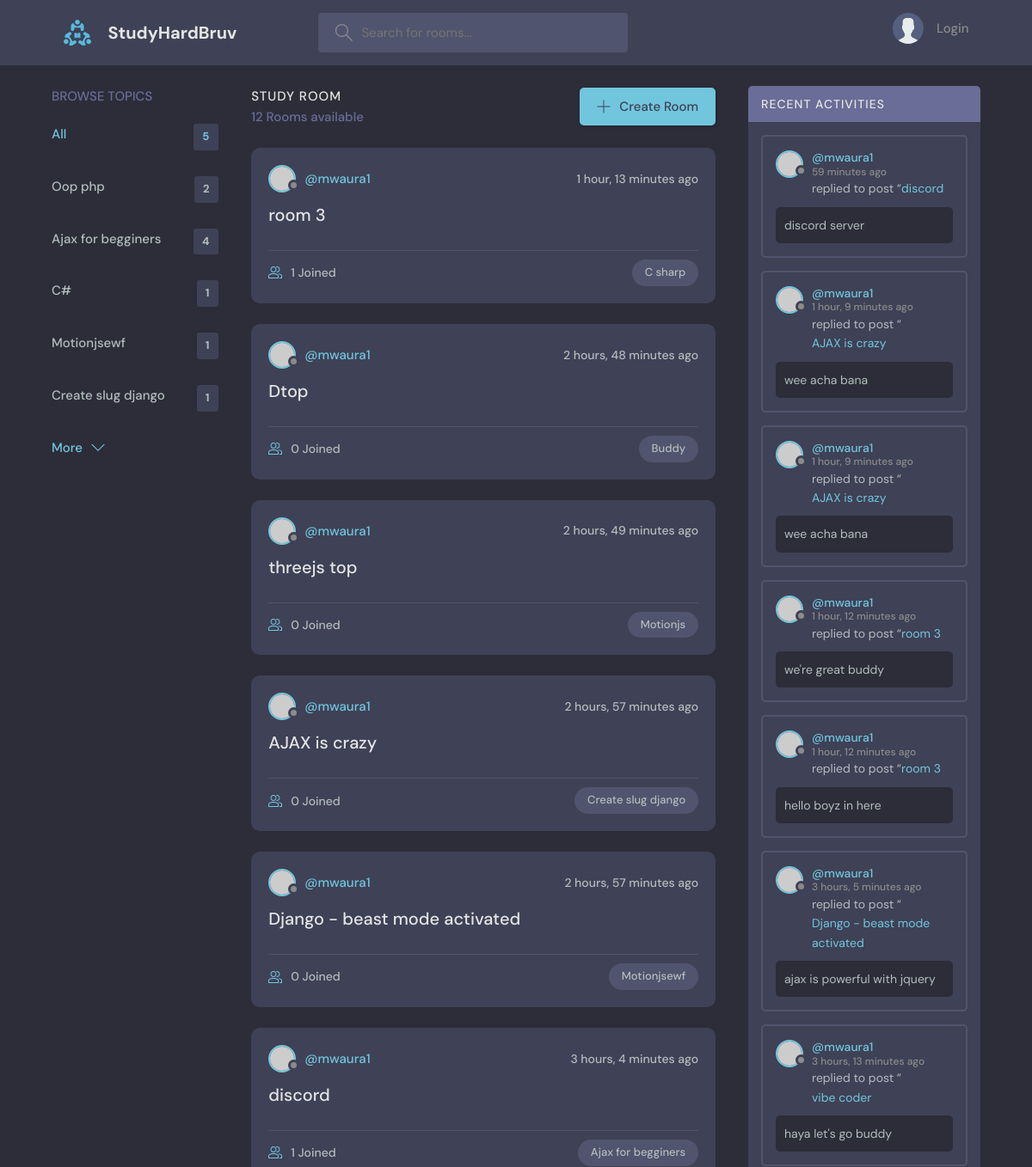
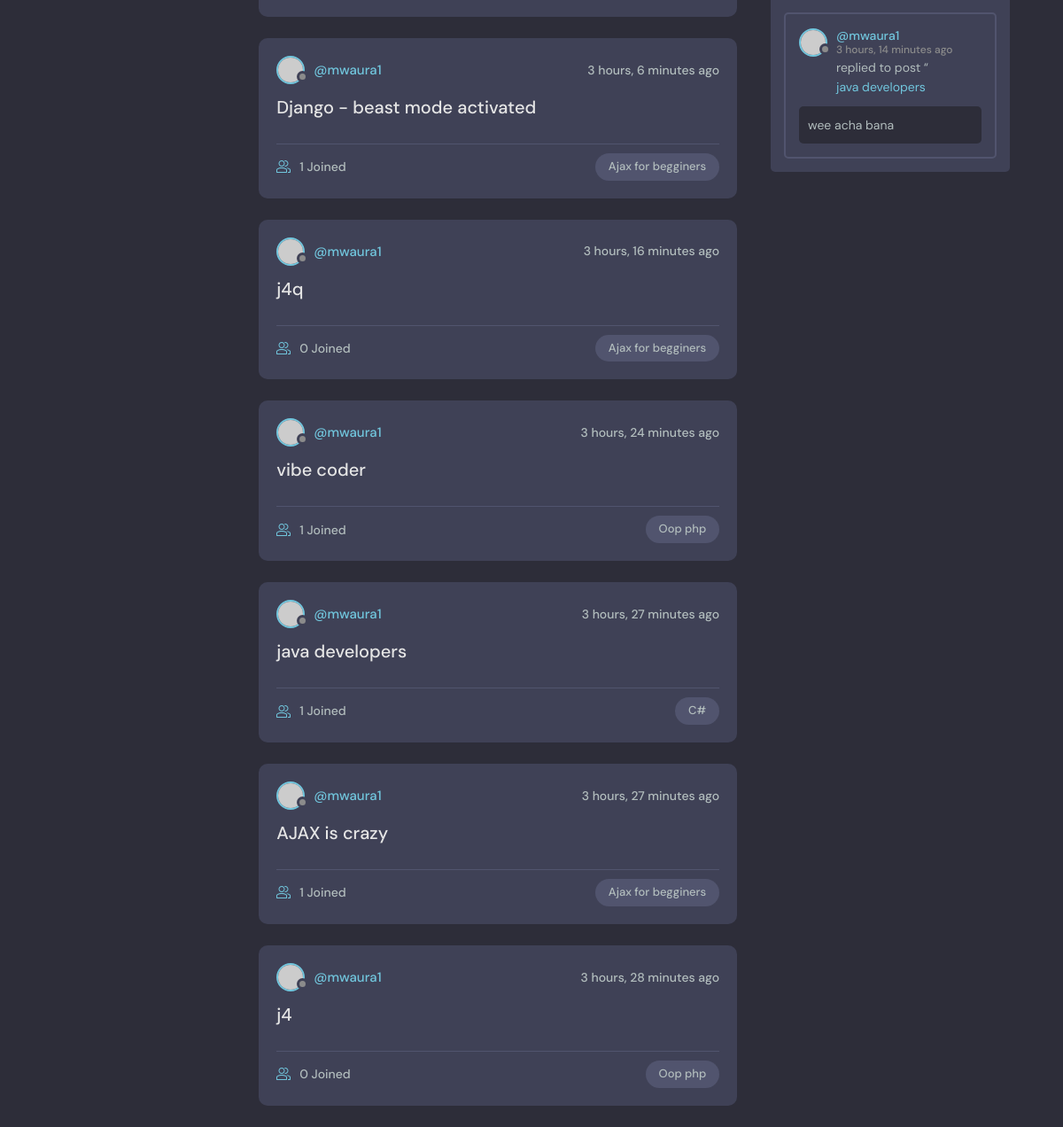
The page / on the database its author committed (2 pictures, top to bottom).
### base/models.py (models this page shows, shortened)
class Topic(models.Model):
  name = models.CharField(max_length=200)
  slug = models.SlugField(unique=True, blank=True)

class Room(models.Model):
  host = models.ForeignKey(User, on_delete=models.SET_NULL, null=True)
  topic = models.ForeignKey(Topic, on_delete=models.SET_NULL, null=True)
  name = models.CharField(max_length=200)
  description = models.TextField(null=True, blank=True)
  participants = models.ManyToManyField(User, related_name='parcipants', blank=True)
  updated = models.DateTimeField(auto_now=True)
  created = models.DateTimeField(auto_now_add=True)
  class Meta:
    ordering = ['-updated', '-created']

class Message(models.Model):
  user = models.ForeignKey(User, on_delete=models.CASCADE)
  room = models.ForeignKey(Room, on_delete=models.CASCADE)
  body = models.TextField()
  updated = models.DateTimeField(auto_now=True)
  created = models.DateTimeField(auto_now_add=True)
  class Meta:
    ordering = ['-updated', '-created']

### base/views.py (the view)
# urls.py: path('', views.home, name="Home"),
def home(request):
  q = request.GET.get('q') if request.GET.get('q') != None else ''
  rooms = Room.objects.filter(
    Q(topic__name__icontains=q) |
    Q(topic__slug__icontains=q) |
    Q(name__icontains=q) |
    Q(description__icontains=q)
    )
  topics = Topic.objects.all()[0:5]
  room_count = rooms.count()
  room_messages = Message.objects.filter(Q(room__topic__name__icontains=q))
  context = {'rooms': rooms, 'topics': topics, 'room_count': room_count, 'room_messages': room_messages}
  return render(request, 'base/home.html', context)

### base/templates/base/home.html (shortened to what this page needs)
{% extends 'main.html' %}
{% block content %}
    <main class="layout layout--3">
      <div class="container">
        {% include 'base/topics_component.html' %}
        <div class="roomList">
          <div class="roomList__header">
            <div>
              <h2>Study Room</h2>
              <p>{{room_count}} Rooms available</p>
            </div>
            <a class="btn btn--main" href="{% url 'create-room' %}">
              <svg version="1.1" xmlns="http://www.w3.org/2000/svg" width="32" height="32" viewBox="0 0 32 32">
                <title>add</title>
                <path
                  d="M16.943 0.943h-1.885v14.115h-14.115v1.885h14.115v14.115h1.885v-14.115h14.115v-1.885h-14.115v-14.115z"
                ></path>
              </svg>
              Create Room
            </a>
          </div>
          {% include 'base/feed_component.html' %}
        </div>
         {% include 'base/activity_component.html' %}
      </div>
    </main>
{% endblock %}

### base/templates/base/topics_component.html
 <div class="topics">
   <div class="topics__header">
     <h2>Browse Topics</h2>
   </div>
   <ul class="topics__list">
     <li>
      <a href="{% url 'Home' %}" class="active">All <span>{{topics.count}}</span></a>
     </li>
     {% for topic in topics %}
     <li>
      <a href="{% url 'Home' %}?q={{topic.slug}}">{{topic.name}} <span>{{topic.room_set.all.count}}</span></a>
     </li>
     {% endfor %}
   </ul>
   <a class="btn btn--link" href="{% url 'topics' %}">
     More
     <svg version="1.1" xmlns="http://www.w3.org/2000/svg" width="32" height="32" viewBox="0 0 32 32">
      <title>chevron-down</title>
      <path d="M16 21l-13-13h-3l16 16 16-16h-3l-13 13z"></path>
     </svg>
   </a>
 </div>

### base/templates/base/feed_component.html (shortened to what this page needs)
{% for room in rooms %}
  <div class="roomListRoom">
    <div class="roomListRoom__header">
      <a href="{% url 'user-profile' room.host.id %}" class="roomListRoom__author">
        <div class="avatar avatar--small">
          <img src="https://randomuser.me/api/portraits/women/11.jpg" />
        </div>
        <span>@{{room.host.username}}</span>
      </a>
      <div class="roomListRoom__actions">
        <span>{{room.created|timesince}} ago</span>
      </div>
    </div>
    <div class="roomListRoom__content">
      <a href="{% url 'room' room.id %}">{{room.name}}</a>
    </div>
    <div class="roomListRoom__meta">
      <a href="{% url 'room' room.id %}" class="roomListRoom__joined">
        {{room.participants.all.count}} Joined
      </a>
      <p class="roomListRoom__topic">{{room.topic.name}}</p>
    </div>
  </div>
{% endfor %}

### base/templates/base/activity_component.html (shortened to what this page needs)
<div class="activities">
  <div class="activities__header">
    <h2>Recent Activities</h2>
  </div>
  {% for message in room_messages %}
  <div class="activities__box">
    <div class="activities__boxHeader roomListRoom__header">
      <a href="{% url 'user-profile' message.user.id %}" class="roomListRoom__author">
        <div class="avatar avatar--small">
          <img src="https://randomuser.me/api/portraits/women/11.jpg" />
        </div>
        <p>
          @{{message.user.username}}
          <span>{{message.created|timesince}} ago</span>
        </p>
      </a>
    </div>
    <div class="activities__boxContent">
      <p>replied to post “<a href="{% url 'room' message.room.id %}">{{message.room.name}}</a></p>
      <div class="activities__boxRoomContent">
        {{message.body}}
      </div>
    </div>
  </div>
  {% endfor %}
</div>

### rows shown on the page
Topic: name "Oop php", room_set.all.count "2"
Topic: name "Ajax for begginers", room_set.all.count "4"
Topic: name "C#", room_set.all.count "1"
Topic: name "Motionjsewf", room_set.all.count "1"
Topic: name "Create slug django", room_set.all.count "1"
Room: host.username "mwaura1", created "1 hour, 13 minutes", name "room 3", participants.all.count "1", topic.name "C sharp"
Room: host.username "mwaura1", created "2 hours, 48 minutes", name "Dtop", participants.all.count "0", topic.name "Buddy"
Room: host.username "mwaura1", created "2 hours, 49 minutes", name "threejs top", participants.all.count "0", topic.name "Motionjs"
Room: host.username "mwaura1", created "2 hours, 57 minutes", name "AJAX is crazy", participants.all.count "0", topic.name "Create slug django"
Room: host.username "mwaura1", created "2 hours, 57 minutes", name "Django - beast mode activated", participants.all.count "0", topic.name "Motionjsewf"
Room: host.username "mwaura1", created "3 hours, 4 minutes", name "discord", participants.all.count "1", topic.name "Ajax for begginers"
Room: host.username "mwaura1", created "3 hours, 6 minutes", name "Django - beast mode activated", participants.all.count "1", topic.name "Ajax for begginers"
Room: host.username "mwaura1", created "3 hours, 16 minutes", name "j4q", participants.all.count "0", topic.name "Ajax for begginers"
Room: host.username "mwaura1", created "3 hours, 24 minutes", name "vibe coder", participants.all.count "1", topic.name "Oop php"
Room: host.username "mwaura1", created "3 hours, 27 minutes", name "java developers", participants.all.count "1", topic.name "C#"
Room: host.username "mwaura1", created "3 hours, 27 minutes", name "AJAX is crazy", participants.all.count "1", topic.name "Ajax for begginers"
Room: host.username "mwaura1", created "3 hours, 28 minutes", name "j4", participants.all.count "0", topic.name "Oop php"
Message: user.username "mwaura1", created "59 minutes", room.name "discord", body "discord server"
Message: user.username "mwaura1", created "1 hour, 9 minutes", room.name "AJAX is crazy", body "wee acha bana"
Message: user.username "mwaura1", created "1 hour, 9 minutes", room.name "AJAX is crazy", body "wee acha bana"
Message: user.username "mwaura1", created "1 hour, 12 minutes", room.name "room 3", body "we're great buddy"
Message: user.username "mwaura1", created "1 hour, 12 minutes", room.name "room 3", body "hello boyz in here"
Message: user.username "mwaura1", created "3 hours, 5 minutes", room.name "Django - beast mode activated", body "ajax is powerful with jquery"
Message: user.username "mwaura1", created "3 hours, 13 minutes", room.name "vibe coder", body "haya let's go buddy"
Message: user.username "mwaura1", created "3 hours, 14 minutes", room.name "java developers", body "wee acha bana"

### other values the page prints
{{ topics.count }} "5"
{{ room_count }} "12"
